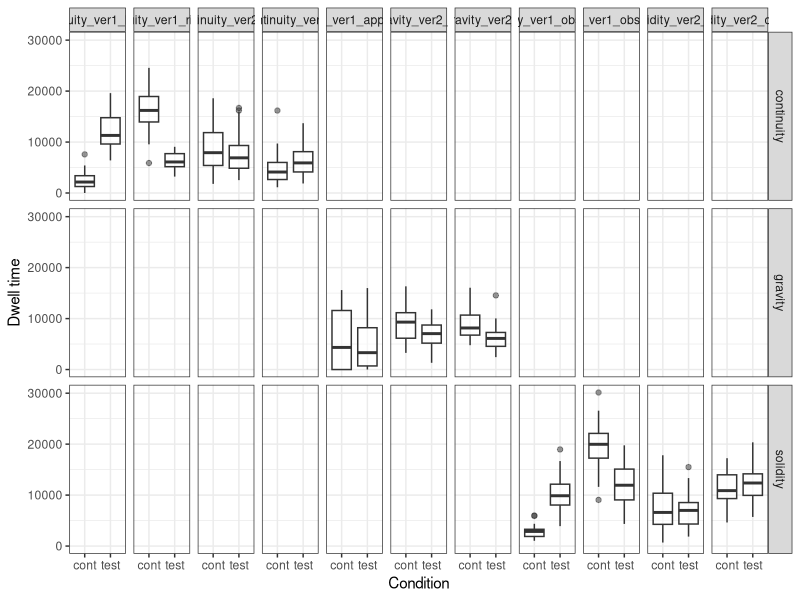

The R source for this figure:
## ---- chunk 1
knitr::opts_chunk$set(echo = TRUE)
library(tidyverse)
library(ggpubr)
## ---- chunk 2
aoi_data <- read_delim("data/PET1_adultpilot_AoI_report.txt", na=".", delim="\t")
## ---- chunk 3
ggplot(data = aoi_data, aes(x=condition, y=IA_DWELL_TIME))+
  geom_boxplot(alpha=0.5)+
  facet_grid(experiment~IA_LABEL)+
  ylab("Dwell time")+xlab("Condition")+
  theme_bw()#+
  #stat_compare_means(paired = TRUE, method = "t.test", label.y = 1500 )
